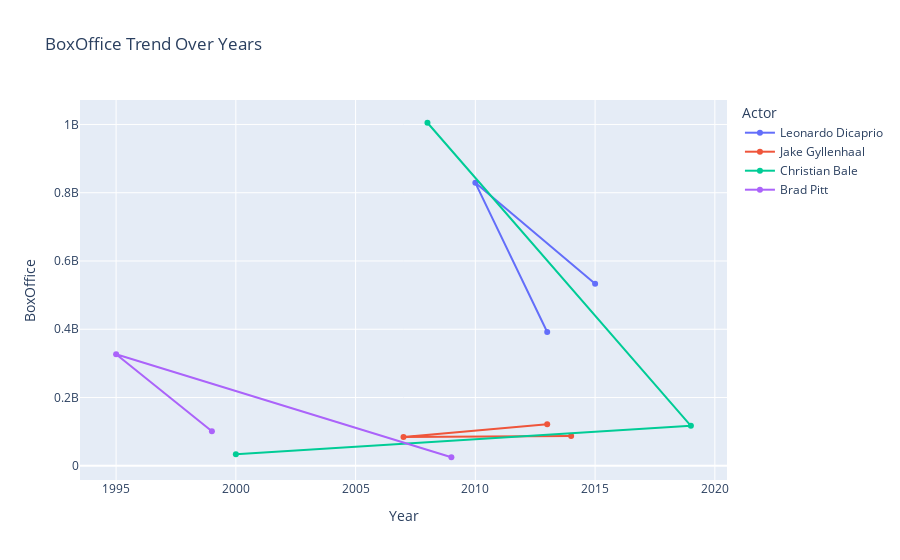

This figure's notebook cell:
### Markdown cell above
# Line Chart

### Use when: You want to see trend over time, e.g., BoxOffice by Year.

### Code cell
fig = px.line(df, x='Year', y='BoxOffice', color='Actor', markers=True,
              hover_data=['Movie'], title='BoxOffice Trend Over Years')
fig.show()

### Figure 1 — Plotly figure (JSON) as saved in the notebook; plotly's stock layout.template omitted (floating-point values rounded to 4 significant figures)
{"data": [{"customdata": [["The Revenant"], ["Inception"], ["The Wolf of Wall Street"]], "hovertemplate": "Actor=Leonardo Dicaprio<br>Year=%{x}<br>BoxOffice=%{y}<br>Movie=%{customdata[0]}<extra></extra>", "legendgroup": "Leonardo Dicaprio", "line": {"color": "#636efa", "dash": "solid"}, "marker": {"symbol": "circle"}, "mode": "lines+markers", "name": "Leonardo Dicaprio", "orientation": "v", "showlegend": true, "type": "scatter", "x": [2015, 2010, 2013], "xaxis": "x", "y": [533000000, 829000000, 392000000], "yaxis": "y"}, {"customdata": [["Prisoners"], ["Zodiac"], ["Nightcrawler"]], "hovertemplate": "Actor=Jake Gyllenhaal<br>Year=%{x}<br>BoxOffice=%{y}<br>Movie=%{customdata[0]}<extra></extra>", "legendgroup": "Jake Gyllenhaal", "line": {"color": "#EF553B", "dash": "solid"}, "marker": {"symbol": "circle"}, "mode": "lines+markers", "name": "Jake Gyllenhaal", "orientation": "v", "showlegend": true, "type": "scatter", "x": [2013, 2007, 2014], "xaxis": "x", "y": [122000000, 84000000, 87000000], "yaxis": "y"}, {"customdata": [["American Psycho"], ["Ford vs Ferrari"], ["The Dark Knight"]], "hovertemplate": "Actor=Christian Bale<br>Year=%{x}<br>BoxOffice=%{y}<br>Movie=%{customdata[0]}<extra></extra>", "legendgroup": "Christian Bale", "line": {"color": "#00cc96", "dash": "solid"}, "marker": {"symbol": "circle"}, "mode": "lines+markers", "name": "Christian Bale", "orientation": "v", "showlegend": true, "type": "scatter", "x": [2000, 2019, 2008], "xaxis": "x", "y": [34000000, 117000000, 1005000000], "yaxis": "y"}, {"customdata": [["Fight Club"], ["SE7EN"], ["F1"]], "hovertemplate": "Actor=Brad Pitt<br>Year=%{x}<br>BoxOffice=%{y}<br>Movie=%{customdata[0]}<extra></extra>", "legendgroup": "Brad Pitt", "line": {"color": "#ab63fa", "dash": "solid"}, "marker": {"symbol": "circle"}, "mode": "lines+markers", "name": "Brad Pitt", "orientation": "v", "showlegend": true, "type": "scatter", "x": [1999, 1995, 2009], "xaxis": "x", "y": [101000000, 327000000, 25000000], "yaxis": "y"}], "layout": {"legend": {"title": {"text": "Actor"}, "tracegroupgap": 0}, "title": {"text": "BoxOffice Trend Over Years"}, "xaxis": {"anchor": "y", "domain": [0, 1], "title": {"text": "Year"}}, "yaxis": {"anchor": "x", "domain": [0, 1], "title": {"text": "BoxOffice"}}}}
